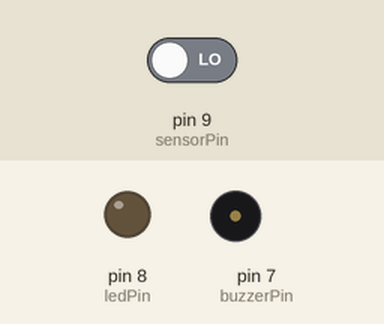
A sketch run on a simulated Arduino Uno, built with avr-gcc and run on an emulated ATmega328P. Shown: output pins drawn as LEDs (lit = HIGH), buzzer (waves = sounding, pin HIGH). Dashed ring = blinking. The test bench sets the inputs (shaded band); at power-on: pin 9 (sensorPin) LOW.

Above: at 1.2 s.
1.3 s: pin 9 (sensorPin) driven HIGH
At 1.4 s:
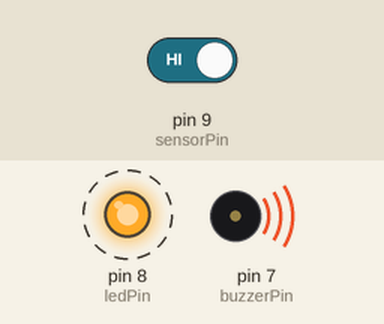
4.3 s: pin 9 (sensorPin) driven LOW
At 5.1 s:
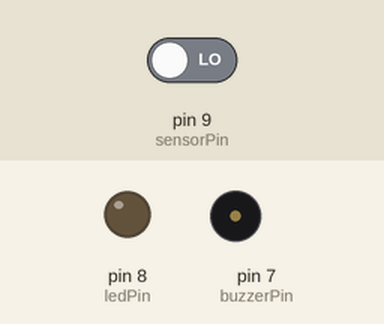
Timing chart, 0 to 7.3 s (numbered marks = the images above; inputs shaded):
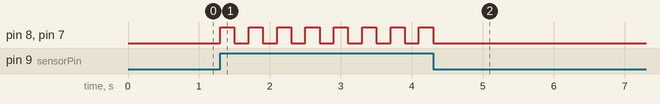

Measured:
- after the input at 1.3 s, pin 8 (ledPin), pin 7 (buzzerPin): alternates HIGH for 0.20 s and LOW for 0.20 s, starting at once
- after the input at 4.3 s, pin 8 (ledPin), pin 7 (buzzerPin): goes on until 4.3 s, then stays LOW

The sketch:

sketch_jun27a.ino
```cpp
int sensorPin = 9;
int ledPin = 8;
int buzzerPin = 7;

void setup() {

  Serial.begin(9600);

  pinMode(sensorPin,INPUT);
  pinMode(ledPin,OUTPUT);
  pinMode(buzzerPin,OUTPUT);

}

void loop() {

  pinMode(sensorPin,INPUT);

  int value = digitalRead(sensorPin);

  if(value == HIGH)
  {
    digitalWrite(ledPin,HIGH);
    digitalWrite(buzzerPin,HIGH);
    delay(200);
    digitalWrite(ledPin,LOW);
    digitalWrite(buzzerPin,LOW);
    delay(200);
  }
  else
  {
    digitalWrite(ledPin,LOW);
    digitalWrite(buzzerPin,LOW);
  }

}
```
